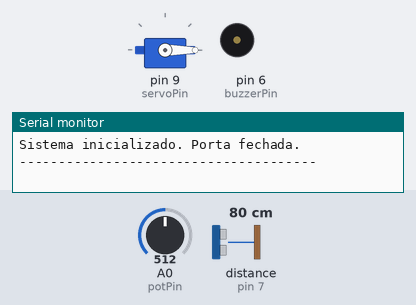
The sketch below on a simulated Arduino Uno, built with avr-gcc and run on an emulated ATmega328P. Parts: servo, buzzer (waves = sounding), the last lines printed to the serial monitor. Wiring (inferred from the names in the program): ultrasonic range finder: trigger pin 8; echo pin 7. The inputs (shaded band) are chosen by the test bench; at power-on: distance to the obstacle (sensor on pin 7) 80 cm, A0 (potPin) = 512. The echo pulse lasts 58.3 µs per cm.

Above: at 1.2 s.
1.3 s: distance to the obstacle (sensor on pin 7) set to 51 cm
3.6 s: distance to the obstacle (sensor on pin 7) set to 44 cm
At 4.63 s:
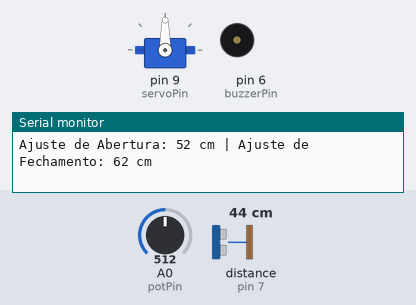
6.6 s: A0 (potPin) set to 306
8.1 s: A0 (potPin) set to 292
At 8.7 s:
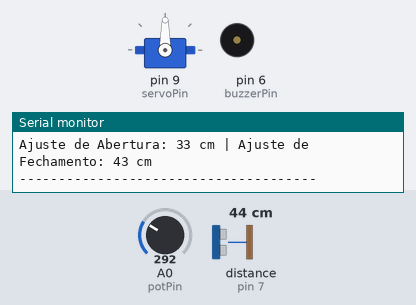
9.6 s: A0 (potPin) set to 511
At 9.8 s:
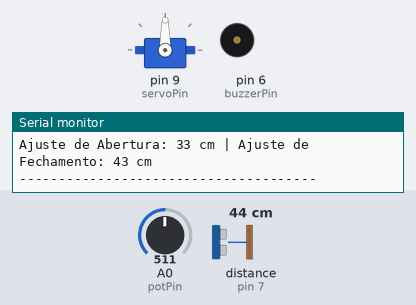
Timing chart, 0 to 13.6 s (numbered marks = the images above; inputs shaded):
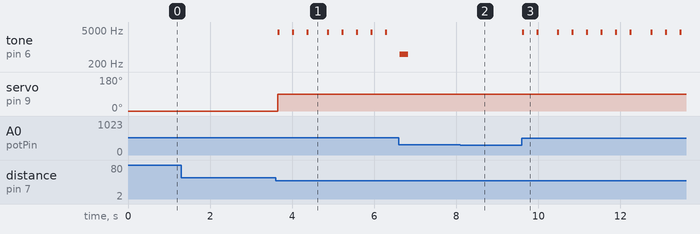

Measured:
- the behaviour switches between 48 and 47 cm on distance to the obstacle (sensor on pin 7) (found by bisection; images 0 and 1)
- after the input at 3.6 s, tone on pin 6 (buzzerPin): plays 4000 Hz for 0.05 s, 4000 Hz for 0.05 s, 4000 Hz for 0.05 s, 4000 Hz for 0.05 s, 4000 Hz for 0.05 s, 4000 Hz for 0.05 s … (8 notes in this stretch), starting after 0.05 s; servo on pin 9 (servoPin): 0° → 90° after 0.05 s
- after the input at 8.1 s, tone on pin 6 (buzzerPin): stays silent (without the input it goes to 500 Hz after 0.08 s)
- after the input at 9.6 s, tone on pin 6 (buzzerPin): plays 4000 Hz for 0.05 s, 4000 Hz for 0.05 s, 4000 Hz for 0.05 s, 4000 Hz for 0.05 s, 4000 Hz for 0.05 s, 4000 Hz for 0.05 s … (11 notes in this stretch), starting at once

The sketch:

AutomaticDoorWithUltrasonicSensor.ino
```cpp
#include <Servo.h>

// Definição dos pinos
const int trigPin = 8;          // Pino Trig do sensor ultrassônico
const int echoPin = 7;          // Pino Echo do sensor ultrassônico
const int potPin = A0;          // Pino do potenciômetro para ajuste de sensibilidade
const int buzzerPin = 6;        // Pino do buzzer
const int servoPin = 9;         // Pino do servo

Servo servo;                    // Objeto Servo

// Variáveis de controle da porta
int openDistance;               // Distância em cm para a porta abrir (controlada pelo potenciômetro)
int closeDistance;              // Distância em cm para a porta fechar (ajustado automaticamente)
const int margemHisterese = 5;  // Margem de segurança para estabilizar a detecção
bool portaAberta = false;       // Estado da porta (fechada por padrão)
long lastLogTime = 0;           // Tempo da última atualização do log

void setup() {
  // Configuração dos pinos
  pinMode(trigPin, OUTPUT);
  pinMode(echoPin, INPUT);
  pinMode(buzzerPin, OUTPUT);
  servo.attach(servoPin);

  // Inicialização do servo na posição fechada
  servo.write(0);  // Porta fechada
  Serial.begin(9600);

  Serial.println("Sistema inicializado. Porta fechada.");
  Serial.println("--------------------------------------");
}

void loop() {
  // Leitura do valor do potenciômetro para ajustar as distâncias de detecção
  openDistance = map(analogRead(potPin), 0, 1023, 5, 100);   // Ajuste de 5 a 100 cm
  closeDistance = openDistance + 10;                         // closeDistance é sempre 10 cm maior

  // Cálculo da distância medida pelo sensor ultrassônico
  long duration, distance;
  digitalWrite(trigPin, LOW);
  delayMicroseconds(2);
  digitalWrite(trigPin, HIGH);
  delayMicroseconds(10);
  digitalWrite(trigPin, LOW);
  duration = pulseIn(echoPin, HIGH);
  distance = duration * 0.034 / 2;

  // Mapeamento Invertido: Quanto menor a distância, mais rápido e mais alto o som
  int beepFrequency = map(distance, closeDistance, openDistance, 500, 4000); // Frequência alta com proximidade
  beepFrequency = constrain(beepFrequency, 500, 4000); // Limitar frequência entre 500 Hz e 4000 Hz
  int beepInterval = map(distance, closeDistance, openDistance, 1000, 100);  // Intervalo rápido com proximidade
  beepInterval = constrain(beepInterval, 100, 1000); // Limitar intervalo entre 100 ms e 1000 ms

  // Ajuste de duração do beep baseado na proximidade
  int beepDuration = map(distance, openDistance, closeDistance, 50, 200); // Duração maior com proximidade
  beepDuration = constrain(beepDuration, 50, 200); // Limitar duração entre 50 ms e 200 ms

  // Condição para abrir a porta com histerese
  if (distance < (openDistance - margemHisterese) && !portaAberta) {
    servo.write(90);  // Abrir a porta
    portaAberta = true;
    Serial.println("Aproximação detectada. Abrindo porta...");
  }
  // Condição para fechar a porta com histerese
  else if (distance > (closeDistance + margemHisterese) && portaAberta) {
    servo.write(0);  // Fechar a porta
    portaAberta = false;
    Serial.println("Distância suficiente detectada. Fechando porta...");
  }

  // Controle do Buzzer enquanto a porta está aberta e dentro da faixa
  if (portaAberta && distance <= closeDistance) {
    tone(buzzerPin, beepFrequency); // Som do buzzer aumenta conforme proximidade
    delay(beepDuration);            // Duração do beep ajustado pela proximidade
    noTone(buzzerPin);              // Parar o som
    delay(beepInterval);            // Intervalo entre os beeps proporcional à distância
  } else {
    noTone(buzzerPin);  // Desliga o som quando fora da faixa ou porta fechada
  }

  // Atualização de log a cada 2 segundos
  if (millis() - lastLogTime >= 2000) {
    Serial.print("Distância medida: ");
    Serial.print(distance);
    Serial.print(" cm | Frequência do Buzzer: ");
    Serial.print(beepFrequency);
    Serial.print(" Hz | Intervalo de Beep: ");
    Serial.print(beepInterval);
    Serial.print(" ms | Duração do Beep: ");
    Serial.print(beepDuration);
    Serial.println(" ms");
    Serial.print("Ajuste de Abertura: ");
    Serial.print(openDistance);
    Serial.print(" cm | Ajuste de Fechamento: ");
    Serial.print(closeDistance);
    Serial.println(" cm");
    Serial.println("--------------------------------------");
    lastLogTime = millis();
  }

  // Pausa para evitar leituras excessivamente rápidas
  delay(200);
}
```
